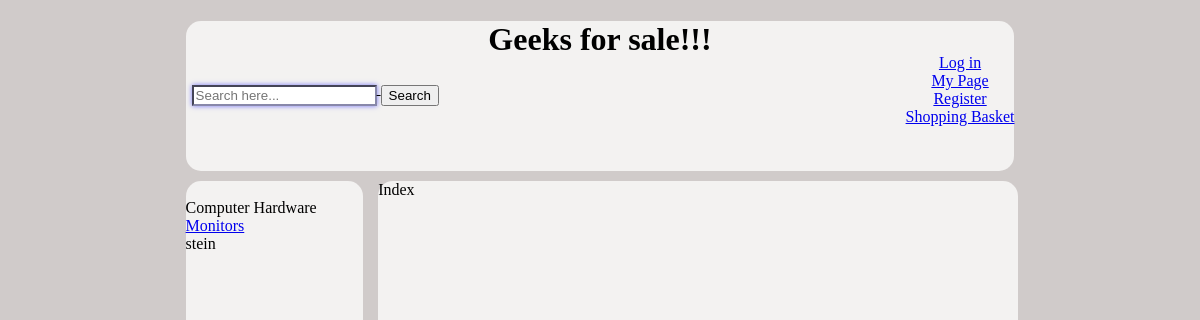
Before: / with the older database file.
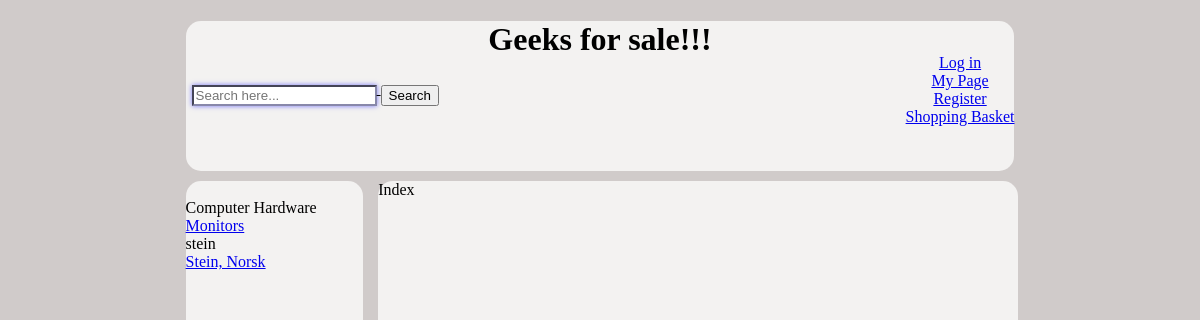
After: the same page with the newer database file.
### tables this page shows
CREATE TABLE IF NOT EXISTS `productcategory` (
  `id` int(10) unsigned NOT NULL AUTO_INCREMENT,
  `categoryName` text NOT NULL,
  PRIMARY KEY (`id`)
);

CREATE TABLE IF NOT EXISTS `subcategory` (
  `id` int(10) unsigned NOT NULL AUTO_INCREMENT,
  `name` text NOT NULL,
  `categoryid` int(11) NOT NULL,
  PRIMARY KEY (`id`),
  KEY `categoryid` (`categoryid`)
);

### menu.php (the view)
<?php
require_once "db.php";
 $sql = "Select * from productcategory";
 $sth = $db->prepare($sql);
 $sth->execute();
 $sth->setFetchMode(PDO::FETCH_ASSOC);
 echo "<br>";
 while($row = $sth->fetch()){
 	echo $row['categoryName'];
	$sql = "Select * from subcategory where categoryid = ".$row['id'];
	$sth2 = $db->prepare($sql);
	$sth2->execute();
  	$sth2->setFetchMode(PDO::FETCH_ASSOC);
	while($rows = $sth2->fetch()){
		echo "<br>";
	    echo "<a href=\"productcategory.php?id=".$rows['id']."\">".$rows['name']."</a><br>";
	}
 }
?>

Changed rows visible on the page:
added subcategory: name "Stein, Norsk", shown under productcategory "stein"
